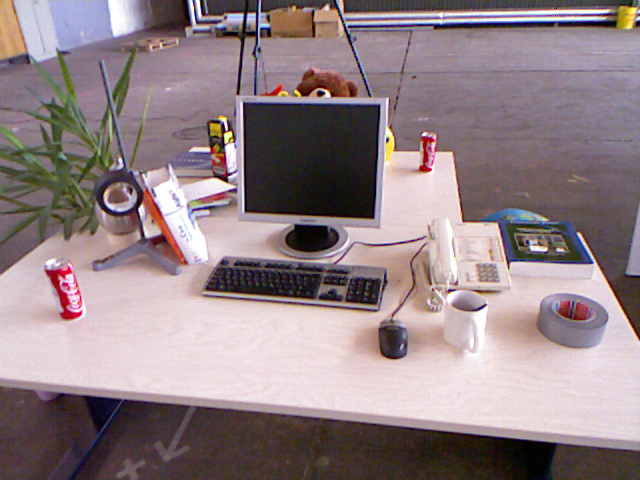
//> input picture Ch7/data/1.png, 640 x 480 px
$ ./g2o_ba_example   (built with g++ and OpenCV 4)
//> lines starting //> are read from the running program, lines starting //| are printed output that depends on the picture
/*
 * @Author: Xiang Gao
 * @Date: 2021-10-19 14:59:29
 * @LastEditors: Divenire
 * @LastEditTime: 2021-10-20 13:49:48
 * @Description: 在这个程序中，我们读取两张图像，进行特征匹配。然后根据匹配得到的特征，计算相机运动以及特征点的位置。
 *               这是一个典型的Bundle Adjustment，我们用g2o进行优化。
 *              参考 https://github.com/gaoxiang12/g2o_ba_example
 *                  https://www.cnblogs.com/gaoxiang12/p/5304272.html
 *
 */

// for std
#include <iostream>
// for opencv
#include <opencv2/core/core.hpp>
#include <opencv2/highgui/highgui.hpp>
#include <opencv2/features2d/features2d.hpp>
#include <boost/concept_check.hpp>
// for g2o
#include <g2o/core/sparse_optimizer.h>
#include <g2o/core/block_solver.h>
#include <g2o/core/robust_kernel.h>
#include <g2o/core/robust_kernel_impl.h>
#include <g2o/core/optimization_algorithm_levenberg.h>
#include <g2o/solvers/cholmod/linear_solver_cholmod.h>
#include <g2o/types/slam3d/se3quat.h>
#include <g2o/types/sba/types_six_dof_expmap.h>


using namespace std;
using namespace cv;

// 寻找两个图像中的对应点，像素坐标系
// 输入：img1, img2 两张图像
// 输出：points1, points2, 两组对应的2D点
int findCorrespondingPoints( const cv::Mat& img1, const cv::Mat& img2, vector<cv::Point2f>& points1, vector<cv::Point2f>& points2 );

// 相机内参
double cx = 325.5;
double cy = 253.5;
double fx = 518.0;
double fy = 519.0;


string img1_path = "../data/1.png";
string img2_path = "../data/2.png";

int main( int argc, char** argv )
{

    // 读取图像
    cv::Mat img1 = cv::imread( img1_path );
//> img1 is the input picture: 480 rows x 640 cols, CV_8UC3; mean B, G, R 133.9, 129.9, 146.3
    cv::Mat img2 = cv::imread( img2_path );
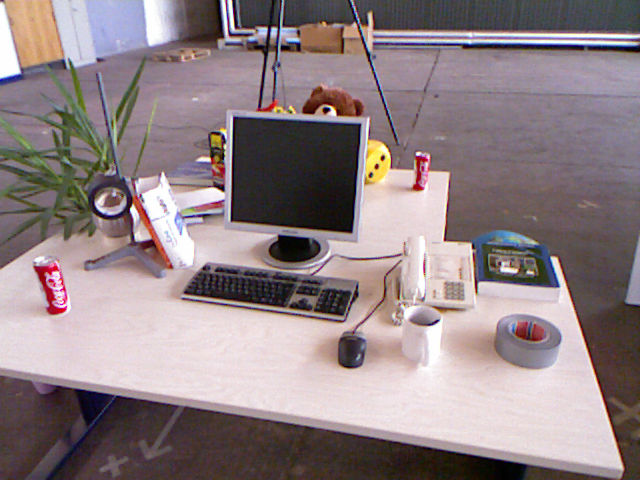
//> input picture Ch7/data/2.png, 640 x 480 px
//> img2 is the input picture: 480 rows x 640 cols, CV_8UC3; mean B, G, R 133.1, 129.9, 144.4

    // 寻找两幅图的特征点与匹配关系
    vector<cv::Point2f> pts1, pts2;
    if ( findCorrespondingPoints( img1, img2, pts1, pts2 ) == false )
    {
        cout<<"匹配点不够！"<<endl;
        return 0;
    }else

    cout<<"找到了"<<pts1.size()<<"组对应特征点。"<<endl;

    // 构造g2o中的图
    // 使用Cholmod中的线性方程求解器
    std::unique_ptr<g2o::BlockSolver_6_3::LinearSolverType> linearSolver (new  g2o::LinearSolverCholmod<g2o::BlockSolver_6_3::PoseMatrixType> ());

    // 矩阵块求解器
    std::unique_ptr<g2o::BlockSolver_6_3> block_solver(new g2o::BlockSolver_6_3 (std::move(linearSolver)));

    // L-M 下降
    g2o::OptimizationAlgorithmLevenberg* algorithm = new g2o::OptimizationAlgorithmLevenberg( std::move(block_solver));

    // 求解器
    g2o::SparseOptimizer    optimizer;
    optimizer.setAlgorithm( algorithm );
    // 打开可视化
    optimizer.setVerbose( true );

    // 添加节点
    // 两个位姿节点
    for ( int i=0; i<2; i++ )
    {
        g2o::VertexSE3Expmap* v = new g2o::VertexSE3Expmap();
        v->setId(i);
        if ( i == 0)
            v->setFixed( true ); // 第一个点固定为零
        // 预设值为单位Pose，因为我们不知道任何信息
        v->setEstimate( g2o::SE3Quat() );
        optimizer.addVertex( v );
    }

    // 很多个特征点的节点
    // 以第一帧为准
    for ( size_t i=0; i<pts1.size(); i++ )
    {
        g2o::VertexSBAPointXYZ* v = new g2o::VertexSBAPointXYZ();
        v->setId( 2 + i );

        // mark as landmark
        v->setMarginalized(true);

        // mappoint initial value
        // 由于深度不知道，只能把深度设置为1了
        double z = 1;
        double x = ( pts1[i].x - cx ) * z / fx;
        double y = ( pts1[i].y - cy ) * z / fy;

        v->setEstimate( Eigen::Vector3d(x,y,z) );
        optimizer.addVertex( v );
    }

    // 计算edge误差的时候，需要用到相机参数，现在这儿定义了
    g2o::CameraParameters* camera = new g2o::CameraParameters( fx, Eigen::Vector2d(cx, cy), 0 );
    camera->setId(0);
    optimizer.addParameter( camera );

    // 准备边
    // 第一帧
    vector<g2o::EdgeProjectXYZ2UV*> edges;
    for ( size_t i=0; i<pts1.size(); i++ )
    {
        g2o::EdgeProjectXYZ2UV*  edge = new g2o::EdgeProjectXYZ2UV();
        // i:
        // type
        // vertex id
        edge->setVertex( 0, dynamic_cast<g2o::VertexSBAPointXYZ*>   (optimizer.vertex(i+2)) );
        edge->setVertex( 1, dynamic_cast<g2o::VertexSE3Expmap*>     (optimizer.vertex(0)) );

        edge->setMeasurement( Eigen::Vector2d(pts1[i].x, pts1[i].y ) );

        edge->setInformation( Eigen::Matrix2d::Identity() );

        edge->setParameterId(0, 0);

        // 核函数
        edge->setRobustKernel( new g2o::RobustKernelHuber() );
        optimizer.addEdge( edge );
        edges.push_back(edge);
    }

    // 第二帧
    for ( size_t i=0; i<pts2.size(); i++ )
    {
        g2o::EdgeProjectXYZ2UV*  edge = new g2o::EdgeProjectXYZ2UV();
        edge->setVertex( 0, dynamic_cast<g2o::VertexSBAPointXYZ*>   (optimizer.vertex(i+2)) );
        edge->setVertex( 1, dynamic_cast<g2o::VertexSE3Expmap*>     (optimizer.vertex(1)) );
        edge->setMeasurement( Eigen::Vector2d(pts2[i].x, pts2[i].y ) );
        edge->setInformation( Eigen::Matrix2d::Identity() );
        edge->setParameterId(0,0);
        // 核函数
        edge->setRobustKernel( new g2o::RobustKernelHuber() );
        optimizer.addEdge( edge );
        edges.push_back(edge);
    }

    cout<<"开始优化"<<endl;
    optimizer.setVerbose(true);
    optimizer.initializeOptimization();
    optimizer.optimize(10);
    cout<<"优化完毕"<<endl;

    //我们比较关心两帧之间的变换矩阵
    g2o::VertexSE3Expmap* v = dynamic_cast<g2o::VertexSE3Expmap*>( optimizer.vertex(1) );
    Eigen::Isometry3d pose = v->estimate();
    cout<<"Pose="<<endl<<pose.matrix()<<endl;

    // 以及所有特征点的位置
    for ( size_t i=0; i<pts1.size(); i++ )
    {
        g2o::VertexSBAPointXYZ* v = dynamic_cast<g2o::VertexSBAPointXYZ*> (optimizer.vertex(i+2));
        cout<<"vertex id "<<i+2<<", pos = ";
        Eigen::Vector3d pos = v->estimate();
        cout<<pos(0)<<","<<pos(1)<<","<<pos(2)<<endl;
    }

    // 估计inlier的个数
    int inliers = 0;
    for ( auto e:edges )
    {
        e->computeError();
        // chi2 就是 error*\Omega*error, 如果这个数很大，说明此边的值与其他边很不相符
        if ( e->chi2() > 1 )
        {
            cout<<"error = "<<e->chi2()<<endl;
        }
        else
        {
            inliers++;
        }
    }

    cout<<"inliers in total points: "<<inliers<<"/"<<pts1.size()+pts2.size()<<endl;
    optimizer.save("ba.g2o");
    return 0;
}


int  findCorrespondingPoints( const cv::Mat& img1, const cv::Mat& img2, vector<cv::Point2f>& points1, vector<cv::Point2f>& points2 )
{

    //-- 初始化
    vector<cv::KeyPoint> kp1, kp2;
    cv::Mat desp1, desp2;

    Ptr<FeatureDetector> detector = ORB::create(); //ORB检测器
    Ptr<DescriptorExtractor> descriptor = ORB::create(); //ORB描述子

    // 计时开始
    chrono::steady_clock::time_point t1 = chrono::steady_clock::now();

    //-- 第一步:检测 Oriented FAST 角点位置
    detector->detect(img1, kp1);
//> kp1 = 500 keypoints; strongest (x, y, size): (323, 93, 31), (322, 92, 37.2), (230, 132, 31), (226, 128, 31)
    detector->detect(img2, kp2);
//> kp2 = 500 keypoints; strongest (x, y, size): (329, 109, 31), (328, 109, 37.2), (383, 157, 31), (327, 109, 44.6)

    //-- 第二步:根据角点位置计算 BRIEF 描述子并存储在对应的容器中
    descriptor->compute(img1, kp1, desp1);
    descriptor->compute(img2, kp2, desp2);


    cout<<"分别找到了"<<kp1.size()<<"和"<<kp2.size()<<"个特征点"<<endl;
//| 分别找到了500和500个特征点

    cv::Ptr<cv::DescriptorMatcher>  matcher = cv::DescriptorMatcher::create( "BruteForce-Hamming");

    double knn_match_ratio=0.8;
    vector< vector<cv::DMatch> > matches_knn;
    matcher->knnMatch( desp1, desp2, matches_knn, 2 );
//> matches_knn = 500 matches
    vector< cv::DMatch > matches;
    for ( size_t i=0; i<matches_knn.size(); i++ )
    {
        if (matches_knn[i][0].distance < knn_match_ratio * matches_knn[i][1].distance )
            matches.push_back( matches_knn[i][0] );
    }
//> after the loop, matches = 147 matches

    if (matches.size() <= 20) //匹配点太少
        return false;

    for ( auto m:matches )
    {
        points1.push_back( kp1[m.queryIdx].pt );
        points2.push_back( kp2[m.trainIdx].pt );
    }
//> this loop made 147 passes
//> after the loop, points1 = 147 Points (x, y), first 12: [319, 95], [70, 271], [331, 95], [68, 268], [430, 170], [46, 270], [143, 175], [66, 275], [81, 312], [71, 275], [68, 288], [527, 241]; points2 = 147 Points (x, y), first 12: [325, 112], [56, 269], [334.8, 110.4], [55, 266], [422, 188], [35, 267], [135, 182], [52, 272], [65, 308], [56, 272], [54, 285], [500, 263]

    cv::Mat outImg;
    cv::drawMatches(img1,kp1,img2,kp2,matches,outImg,Scalar(255, 255, 255),Scalar(0, 0, 255));
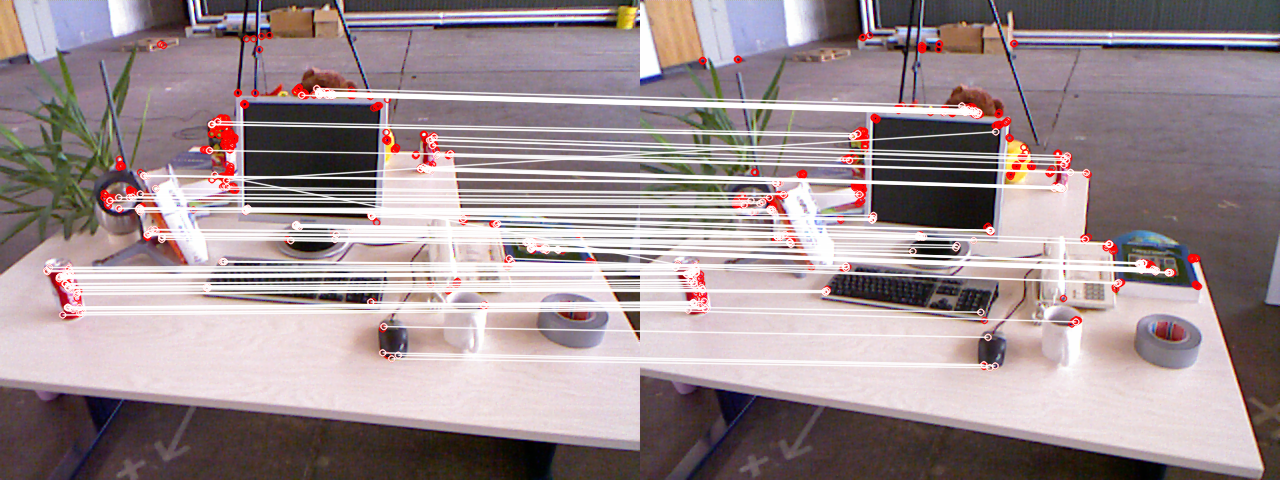
//> outImg: 480 rows x 1280 cols, CV_8UC3; mean B, G, R 146.3, 143, 158.5
//> (the run ends here: the program needs code that is not available in this run, at `std::unique_ptr<g2o::BlockSolver_6_3::LinearSolverType> linearSolver (..`)
